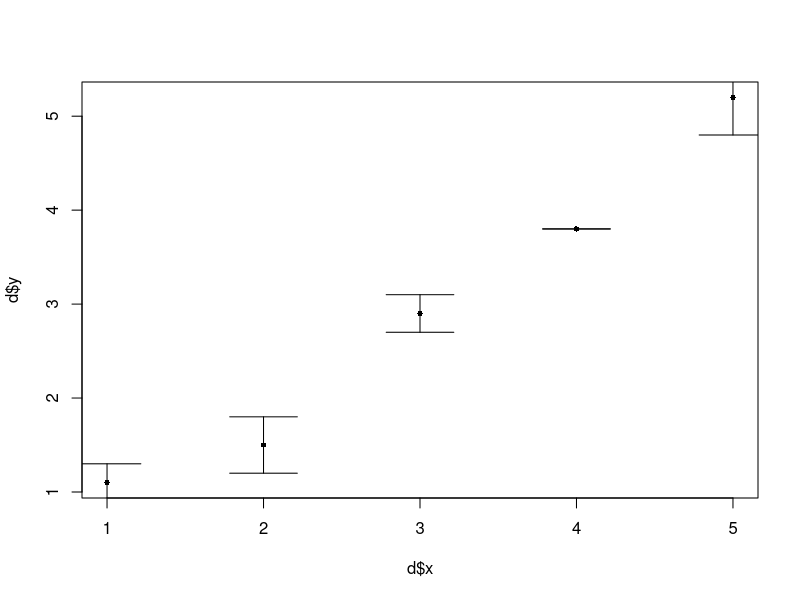
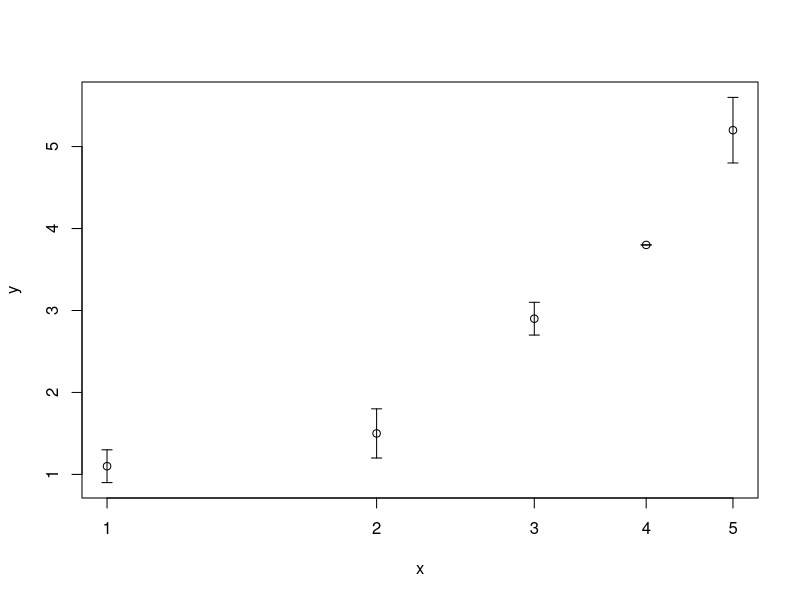

R code for these plots, in order:


#A Problem with csgillespie solution appears, when You have an logarithmic X axis. The you will have a different length of the small bars on the right an the left side (the epsilon follows the x-values).
#You should better use the errbar function from the Hmisc package:
  
  d = data.frame(
    x  = c(1:5)
    , y  = c(1.1, 1.5, 2.9, 3.8, 5.2)
    , sd = c(0.2, 0.3, 0.2, 0.0, 0.4)
  )

##install.packages("Hmisc", dependencies=T)
library("Hmisc")

# add error bars (without adjusting yrange)
plot(d$x, d$y, type="n")
with (
  data = d
  , expr = errbar(x, y, y+sd, y-sd, add=T, pch=16,cex=.7, cap=.1)
)

# new plot (adjusts Yrange automatically)
#plot(d$x, d$y, type="n")
with (
  data = d
  , expr = errbar(x, y, y+sd, y-sd, add=F, pch=1, cap=.015, log="x")
)
